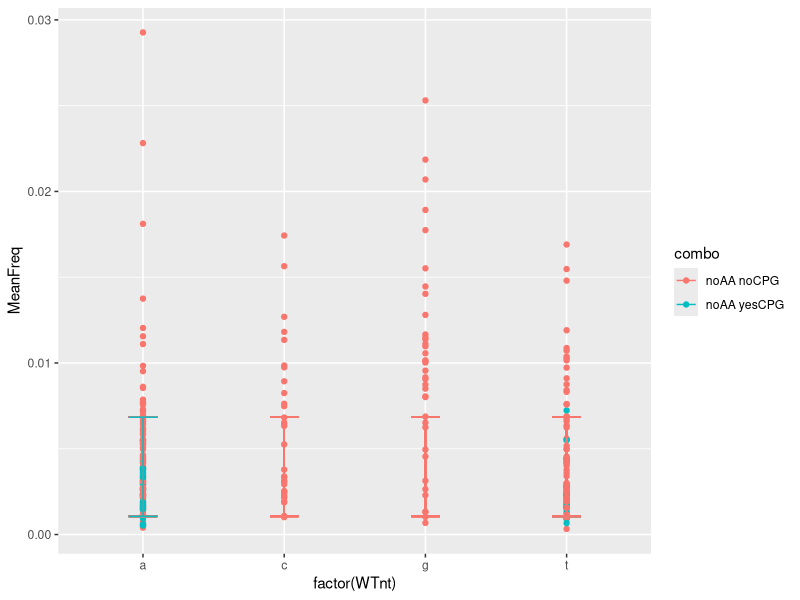

Write the R code that produced this figure. (Note: this script raises an error after producing the figure.)
# testerino



#group 6 Victoria, Sam, Mordy, Gordan
#Metting Wednesday 7-9 
# BK polyom/na
#Due October 31

setwd("~/Desktop/Git")
setwd("~/Desktop")
install.packages('ggplot2')
install.packages("gridExtra")
install.packages("dplyr")
library(ggplot2)
library(gridExtra)
library(dplyr)



data<-read.csv('OverviewSelCoeff_BachelerFilter.csv') 

#Example
library(ggplot2)

?theme_set()
# test plot sample
#g <- ggplot(mpg, aes(manufacturer, cty))
#g + geom_boxplot() + 
#    geom_dotplot(binaxis='y', 
#                 stackdir='center', 
#                 dotsize = .5, 
 #                fill="red") +
 #   theme(axis.text.x = element_text(angle=65, vjust=0.6)) + 
#    labs(title="Box plot + Dot plot", 
#         subtitle="City Mileage vs Class: Each dot represents 1 row in source data",
#         caption="Source: mpg",
#         x="Class of Vehicle",
#         y="City Mileage")


#building the combo lines to help sort 

data$combo<- (data$bigAAChange*3) + (data$makesCpG*2)
data$combo<- as.factor(data$combo)
levels(data$combo) <- gsub("0", "noAA noCPG", levels(data$combo))
levels(data$combo) <- gsub("2", "noAA yesCPG", levels(data$combo))
levels(data$combo) <- gsub("3", "yesAA noCPG", levels(data$combo))
levels(data$combo) <- gsub("5", "yesAA yesCPG", levels(data$combo))

#building numbers for letter might not be needed
data$number<- data$WTnt
data$number<- as.factor(data$number)
levels(data$number) <- gsub("a", as.numeric("1"), levels(data$number))
levels(data$number) <- gsub("c", as.numeric("2"), levels(data$number))
levels(data$number) <- gsub("g", as.numeric("3"), levels(data$number))
levels(data$number) <- gsub("t", as.numeric("4"), levels(data$number))

syn <- which(data$TypeOfSite=="syn")
non <- which(data$TypeOfSite == "nonsyn")
cols<-c("red","yellow","blue","green")
#colsyn<-cols[syndata$combo]

#syn subset stuff
syndata <- subset(data, TypeOfSite=="syn")

#syn subset for no AA and no CPG
synNNdata <- subset(syndata, combo=="noAA noCPG")
#syn subset for no AA and no CPG for a, c, g, t (for HIV all 4 should be here)
synNNa <- subset(synNNdata, WTnt=="a")
synNNc <- subset(synNNdata, WTnt=="c")
synNNg  <- subset(synNNdata, WTnt=="g")
synNNt  <- subset(synNNdata, WTnt=="t")
#syn subset for no AA and yes CPG
synNYdata<- subset(syndata, combo=="noAA yesCPG")
#syn subset for no AA and yes CPG for a, c, g, t (for HIV a, t )
synNYa <- subset(synNYdata, WTnt=="a")
synNYc <- subset(synNYdata, WTnt=="c")
synNYg  <- subset(synNYdata, WTnt=="g")
synNYt  <- subset(synNYdata, WTnt=="t")
#syn subset for yes AA and no CPG 
synYNdata <- subset(syndata, combo=="yesAA noCPG")
#syn subset for yes AA and no CPG for a, c, g, t (none for HIV)
synYNa <- subset(synYNdata, WTnt=="a")
synYNc <- subset(synYNdata, WTnt=="c")
synYNg  <- subset(synYNdata, WTnt=="g")
synYNt  <- subset(synYNdata, WTnt=="t")
#syn subset for yes AA and yes CPG
synYYdata <- subset(syndata, combo=="yesAA yesCPG")
#syn subset for yes AA and yes CPG for a, c, g, t (none for HIV)
synYYa <- subset(synYYdata, WTnt=="a")
synYYc <- subset(synYYdata, WTnt=="c")
synYYg  <- subset(synYYdata, WTnt=="g")
synYYt  <- subset(synYYdata, WTnt=="t")


#graph 1 Synonymous Sites




#still working
#graph <- 
meansyn <- ((syndata$lowerConf+syndata$upperConf)/2)
ggplot(aes(factor(WTnt), MeanFreq, colour = combo), data = syndata)+
    #geom_jitter()+
    geom_point()+
    geom_errorbar(aes(ymin = median(lowerConf), ymax = median(upperConf), width = 0.2))
    
#not yet done
graph + geom_boxplot() + 
    geom_dotplot(binaxis='y', 
                 stackdir='center', 
                 dotsize = .5, 
                 fill="blue") +
    theme(axis.text.x = element_text(angle=65, vjust=0.6)) 






#building the subset plot
ggplot(aes(factor(WTnt), MeanFreq), data = synNYa)+
    geom_jitter(col = "red") +
    geom_errorbar(aes(ymin = median(lowerConf), ymax = median(upperConf), width = 0.2))+
    geom_point(aes('a',median(c(median(lowerConf),median(upperConf)))))
# need to find lower and upper conf for each individual nuc (a,c,g,t)

ggplot(aes(factor(WTnt), MeanFreq), data = cpGdata)+
    geom_jitter(color ="blue")

ggplot()+
    #geom_jitter(data = synNYa, aes(factor(WTnt), MeanFreq),col = "red") +
    geom_errorbar(data = synNYa, aes(ymin = median(lowerConf), ymax = median(upperConf),position = 1, width = 0.2))+
    geom_point(aes('a',median(c(median(lowerConf),median(upperConf)))),data = synNYa)
?geom_errorbar


#created 10/11
ggplot(aes(factor(WTnt), MeanFreq), data = synNNdata)+
    geom_jitter(fill=5, col = "red") +
    geom_errorbar(data = alla, aes(ymin = median(lowerConf), ymax = median(upperConf), width = 0.2))+
    geom_point(data =alla, aes('a',median(c(median(lowerConf),median(upperConf)))))+
    geom_errorbar(data = allc, aes(ymin = median(lowerConf), ymax = median(upperConf), width = 0.2))+
    geom_point(data =allc, aes('c',median(c(median(lowerConf),median(upperConf)))))+
    geom_errorbar(data = allg, aes(ymin = median(lowerConf), ymax = median(upperConf), width = 0.2))+
    geom_point(data =allg, aes('g',median(c(median(lowerConf),median(upperConf)))))+
    geom_errorbar(data = allt, aes(ymin = median(lowerConf), ymax = median(upperConf), width = 0.2))+
    geom_point(data =allt, aes('t',median(c(median(lowerConf),median(upperConf)))))


# combinging the differt colors
#In HIV data there is no C,G change for synNY values
ggplot(aes(factor(WTnt), MeanFreq), data = syndata)+
    #synNNdata
    geom_jitter(data = synNNdata, aes(factor(WTnt), MeanFreq),fill=5, col = "red") +
    geom_errorbar(data = synNNa, aes(ymin = median(lowerConf), ymax = median(upperConf), width = 0.2))+
    geom_point(data =synNNa, aes('a',median(c(median(lowerConf),median(upperConf)))))+
    geom_errorbar(data = synNNc, aes(ymin = median(lowerConf), ymax = median(upperConf), width = 0.2))+
    geom_point(data =synNNc, aes('c',median(c(median(lowerConf),median(upperConf)))))+
    geom_errorbar(data = synNNg, aes(ymin = median(lowerConf), ymax = median(upperConf), width = 0.2))+
    geom_point(data =synNNg, aes('g',median(c(median(lowerConf),median(upperConf)))))+
    geom_errorbar(data = synNNt, aes(ymin = median(lowerConf), ymax = median(upperConf), width = 0.2))+
    geom_point(data =synNNt, aes('t',median(c(median(lowerConf),median(upperConf)))))+
    #synNYdata
    geom_jitter(data = synNYdata, aes(factor(WTnt), MeanFreq),fill=5, col = "blue")+
    geom_errorbar(data = synNYa, aes(ymin = median(lowerConf), ymax = median(upperConf), width = 0.2))+
    geom_point(data =synNYa, aes('a',median(c(median(lowerConf),median(upperConf)))))+
    #geom_errorbar(data = synNYc, aes(ymin = median(lowerConf), ymax = median(upperConf), width = 0.2))+
    #geom_point(data =synNYc, aes('c',median(c(median(lowerConf),median(upperConf)))))+
   # geom_errorbar(data = synNYg, aes(ymin = median(lowerConf), ymax = median(upperConf), width = 0.2))+
   # geom_point(data =synNYg, aes('g',median(c(median(lowerConf),median(upperConf)))))+
    geom_errorbar(data = synNYt, aes(ymin = median(lowerConf), ymax = median(upperConf), width = 0.2))+
    geom_point(data =synNYt, aes('t',median(c(median(lowerConf),median(upperConf)))))


#tring out numbers
ggplot(aes(factor(number), MeanFreq), data = syndata)+
    #synNNdata
    geom_jitter(data = synNNdata, aes(factor(number), MeanFreq),fill=5, col = "red") +
    geom_errorbar(data = synNNa, aes(ymin = median(lowerConf), ymax = median(upperConf), width = 0.2))+
    geom_point(data =synNNa, aes('1',median(c(median(lowerConf),median(upperConf)))))+
    geom_jitter(data = synNYdata, aes(factor(number), MeanFreq),fill=5, col = "blue")
    



    geom_jitter(col = "red") +
    geom_errorbar(aes(ymin = median(lowerConf), ymax = median(upperConf), width = 0.2))+
    geom_point(aes('a',median(c(median(lowerConf),median(upperConf)))))

#nonsyn sub set stuff
nonsyndata <- subset(data, TypeOfSite=="nonsyn")

nonyescpGdata<- subset(nonsyndata, combo=="noAA yesCPG")

#nonsyn subset for no AA and no CPG
nonNNdata <- subset(nonsyndata, combo=="noAA noCPG")
#nonsyn subset for no AA and no CPG for a, c, g, t (for HIV all 4 should be here)
nonsynNNa <- subset(nonNNdata, WTnt=="a")
nonsynNNc <- subset(nonNNdata, WTnt=="c")
nonsynNNg  <- subset(nonNNdata, WTnt=="g")
nonsynNNt  <- subset(nonNNdata, WTnt=="t")
#nonsyn subset for no AA and yes CPG
nonNYdata<- subset(nonsyndata, combo=="noAA yesCPG")
#syn subset for no AA and yes CPG for a, c, g, t (for HIV a, t )
nonsynNYa <- subset(nonNYdata, WTnt=="a")
nonsynNYc <- subset(nonNYdata, WTnt=="c")
nonsynNYg  <- subset(nonNYdata, WTnt=="g")
nonsynNYt  <- subset(nonNYdata, WTnt=="t")
#syn subset for yes AA and no CPG 
nonYNdata <- subset(nonsyndata, combo=="yesAA noCPG")
#syn subset for yes AA and no CPG for a, c, g, t (for HIV all 4 should be here)
nonsynNNa <- subset(nonYNdata, WTnt=="a")
nonsynNNc <- subset(nonYNdata, WTnt=="c")
nonsynNNg  <- subset(nonYNdata, WTnt=="g")
nonsynNNt  <- subset(nonYNdata, WTnt=="t")
#syn subset for yes AA and yes CPG
nonYYdata <- subset(nonsyndata, combo=="yesAA yesCPG")
#syn subset for yes AA and yes CPG for a, c, g, t (for HIV a, t)
nonsynYYa <- subset(nonYYdata, WTnt=="a")
nonsynYYc <- subset(nonYYdata, WTnt=="c")
nonsynYYg  <- subset(nonYYdata, WTnt=="g")
nonsynYYt  <- subset(nonYYdata, WTnt=="t")


# not usinf ggplot
dotchart( as.numeric(syndata$num),syndata$MeanFreq, type="p", 
          prob = TRUE, col=col)


plot(jitter(as.numeric(syndata$WTnt)), syndata$MeanFreq, type="p", prob = TRUE, col=colsyn, pch=16)
boxplot(MeanFreq~as.numeric(WTnt), data=syndata, col=colsyn)

?boxplot()

#hist(pdg$Course.total[IndsMen], prob = TRUE, breaks = 30, col= rgb(0,0.,1,0.5), add = TRUE)


#graph 2 Non-synomymous Sites
